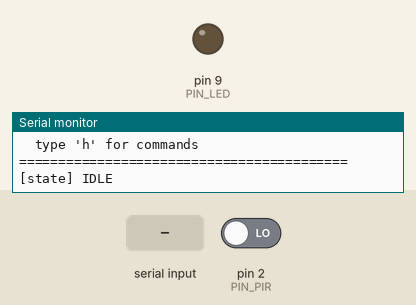
This sketch was run on a simulated Arduino Uno, built with avr-gcc and run on an emulated ATmega328P. Shown: output pins drawn as LEDs (lit = HIGH), the last lines printed to the serial monitor. Dashed ring = blinking. The test bench sets the inputs (shaded band); at power-on: pin 2 (PIN_PIR) LOW.

Above: at 1.4 s.
1.5 s: pin 2 (PIN_PIR) driven HIGH
At 3.38 s:
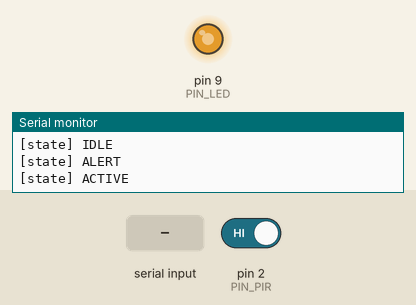
4.5 s: "1" received over Serial
7.5 s: "a" received over Serial
10.5 s: "h" received over Serial
13.5 s: "3" received over Serial
At 14.6 s:
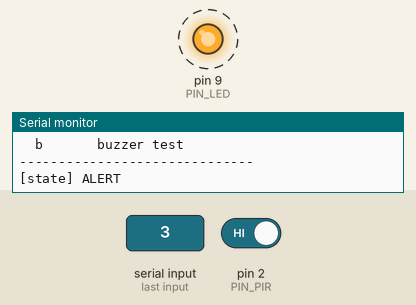
Timing chart, 0 to 17.5 s (numbered marks = the images above; inputs shaded):
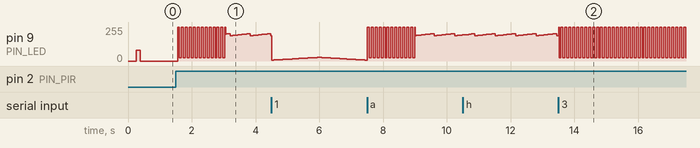

The sketch:

pet_sense.ino
```cpp
/* ============================================================================
 *  pet_sense — 桌宠感知中枢 v2
 *  ---------------------------------------------------------------------------
 *  从「红外亮灯」升级成一只桌宠的神经系统：
 *
 *    · 多传感器      红外人体(PIR) / 光敏电阻(可选) / 超声波(可选)
 *    · 四态状态机    睡觉 -> 发呆 -> 警觉 -> 陪伴，带完整转移条件
 *    · PWM 灯效      慢呼吸 / 心跳 / 快闪 / 稳定亮，四种情绪各有灯语
 *    · 非阻塞调度    全程 millis()，没有一个 delay()，随时能响应
 *    · 串口控制台    查状态、看剩余内存、锁状态、强制测试灯效
 *    · 运行统计      触发次数、陪伴时长、开机时长
 *
 *  板子: Arduino UNO / Nano (ATmega328P)
 *  日期: 2026-10-15
 *  ---------------------------------------------------------------------------
 *  【接线】
 *    红外传感器 OUT  -> D2        信号脚
 *    LED             -> D9        ★ 必须接 PWM 脚，D13 做不出呼吸灯
 *    光敏电阻分压    -> A0        USE_LDR=1 时
 *    超声波 TRIG     -> D7        USE_ULTRASONIC=1 时
 *    超声波 ECHO     -> D8
 *    蜂鸣器          -> D13       USE_BUZZER=1 时
 *
 *  【状态与情绪】
 *    SLEEP  = 打盹   没人、环境暗、超过 45 秒 -> 微光慢呼吸
 *    IDLE   = 发呆   有人但不怎么动           -> 双脉冲心跳
 *    ALERT  = 被惊动 刚检测到人的 1.5 秒内     -> 8Hz 快闪
 *    ACTIVE = 陪伴   持续有活动               -> 稳定亮 + 轻微游走
 *
 *  【串口控制台】9600 波特率，输入单字符命令：
 *    h / ?  帮助        s  状态快照       r  重置统计
 *    1..4   强制切到 SLEEP/IDLE/ALERT/ACTIVE 并锁定
 *    a      解除锁定，恢复自动    b  蜂鸣器测试
 * ==========================================================================*/

/* =========================== 功能开关（按手上的硬件裁剪）================= */
#define USE_PIR          1     // 红外人体感应
#define USE_LDR          0     // 光敏电阻（决定"环境暗才睡觉"）
#define USE_ULTRASONIC   0     // 超声波测距（注意：pulseIn 会短暂阻塞）
#define USE_BUZZER       0     // 蜂鸣器提示音
#define VERBOSE_LOG      0     // 每秒在串口打一行状态

/* =========================== 引脚 ===========


提前半年 ============================ */
const uint8_t PIN_PIR  = 2;
const uint8_t PIN_LED  = 9;      // PWM 脚：3/5/6/9/10/11
const uint8_t PIN_LDR  = A0;
const uint8_t PIN_TRIG = 7;
const uint8_t PIN_ECHO = 8;
const uint8_t PIN_BUZZ = 13;

/* =========================== 时序参数（毫秒）============================ */
const uint32_t T_DEBOUNCE      = 60;      // 传感器消抖窗口
const uint32_t T_ALERT_HOLD    = 1500;    // 警觉状态持续多久
const uint32_t T_ACTIVE_HOLD   = 6000;    // 人走了以后还"陪"多久
const uint32_t T_IDLE_TO_SLEEP = 45000;   // 发呆多久后睡着

/* =========================== 灯效亮度 =================================== */
const uint8_t BR_SLEEP_PEAK = 28;    // 睡觉：只留一点微光
const uint8_t BR_IDLE_PEAK  = 120;   // 发呆：心跳峰值
const uint8_t BR_ACTIVE     = 190;   // 陪伴：底亮度

/* =========================== 状态机 ===================================== */
enum PetState : uint8_t { ST_SLEEP = 0, ST_IDLE, ST_ALERT, ST_ACTIVE };

PetState state      = ST_IDLE;
uint32_t stateSince = 0;      // 进入当前状态的时刻
uint32_t lastMotion = 0;      // 最后一次检测到人的时刻
bool     holdState  = false;  // 串口锁定时暂停自动流转

uint32_t triggers   = 0;      // 累计被触发次数
uint32_t presenceMs = 0;      // 累计陪伴时长
uint32_t lastTick   = 0;      // 统计用的上一拍

/* =========================== 工具：剩余内存 ============================= */
#ifdef __AVR__
extern int __heap_start, *__brkval;
int freeRam() {
  int v;
  return (int)&v - (__brkval == 0 ? (int)&__heap_start : (int)__brkval);
}
#else
int freeRam() { return -1; }
#endif

/* =========================== 传感器 ===================================== */
#if USE_PIR
bool readPir() {
  static bool     lastRaw   = false;
  static bool     stable    = false;
  static uint32_t changedAt = 0;

  bool     raw = (digitalRead(PIN_PIR) == HIGH);
  uint32_t now = millis();

  if (raw != lastRaw) {          // 电平变了，重新计时
    lastRaw   = raw;
    changedAt = now;
  }
  if (now - changedAt >= T_DEBOUNCE) {   // 稳定够久才认
    stable = raw;
  }
  return stable;
}
#else
bool readPir() { return false; }
#endif

bool isDark() {
#if USE_LDR
  return analogRead(PIN_LDR) < 300;      // 数值越小越暗，按实际环境调
#else
  return true;                            // 没装光敏就当成"一直是暗的"
#endif
}

#if USE_ULTRASONIC
uint16_t readDistanceCm() {
  digitalWrite(PIN_TRIG, LOW);
  delayMicroseconds(2);
  digitalWrite(PIN_TRIG, HIGH);
  delayMicroseconds(10);
  digitalWrite(PIN_TRIG, LOW);
  uint32_t us = pulseIn(PIN_ECHO, HIGH, 25000UL);   // 25ms 超时，约 4 米
  if (us == 0) return 999;
  return (uint16_t)(us / 58UL);
}
#endif

/* =========================== 状态名 ===================================== */
const __FlashStringHelper* stateName(PetState s) {
  switch (s) {
    case ST_SLEEP:  return F("SLEEP");
    case ST_IDLE:   return F("IDLE");
    case ST_ALERT:  return F("ALERT");
    default:        return F("ACTIVE");
  }
}

/* =========================== 状态切换 =================================== */
void enterState(PetState s, uint32_t now) {
  if (s == state) return;
  state      = s;
  stateSince = now;

  Serial.print(F("[state] "));
  Serial.println(stateName(s));

#if USE_BUZZER
  switch (s) {
    case ST_ALERT:  tone(PIN_BUZZ, 1200, 80);  break;
    case ST_ACTIVE: tone(PIN_BUZZ,  880, 60);  break;
    case ST_SLEEP:  tone(PIN_BUZZ,  440, 200); break;
    default: break;
  }
#endif
}

/* =========================== 灯效（按状态算出亮度）====================== */
uint8_t computeBrightness(uint32_t now) {
  switch (state) {

    case ST_SLEEP: {                       // 4 秒一个周期的三角波呼吸
      uint32_t p   = now % 4000UL;
      uint32_t tri = (p < 2000UL) ? p : (4000UL - p);   // 0..2000
      return (uint8_t)((tri * BR_SLEEP_PEAK) / 2000UL);
    }

    case ST_IDLE: {                        // 2 秒一次"咚·咚"心跳
      uint32_t p = now % 2000UL;
      if (p < 120UL) return BR_IDLE_PEAK;
      if (p < 260UL) return 0;
      if (p < 380UL) return (uint8_t)(BR_IDLE_PEAK * 2 / 3);
      return 0;
    }

    case ST_ALERT:                         // 约 8Hz 快闪
      return ((now / 62UL) % 2UL) ? 255 : 24;

    case ST_ACTIVE:                        // 稳定亮，叠一点轻微游走
    default:
      return (uint8_t)(BR_ACTIVE + ((now / 40UL) % 16UL));
  }
}

/* =========================== 状态机推进 ================================= */
void updateStateMachine(uint32_t now) {
  bool motion = readPir();
  if (motion) lastMotion = now;

  // 陪伴时长统计：上一拍处于 ALERT/ACTIVE 就把这段时间记上
  if (state == ST_ALERT || state == ST_ACTIVE) {
    presenceMs += (now - lastTick);
  }
  lastTick = now;

  if (holdState) return;                   // 串口锁定期间不自动流转

  // 睡着或发呆时感应到人 -> 立刻警觉
  if (motion && (state == ST_SLEEP || state == ST_IDLE)) {
    triggers++;
    enterState(ST_ALERT, now);
    return;
  }

  switch (state) {
    case ST_ALERT:
      if (now - stateSince >= T_ALERT_HOLD) enterState(ST_ACTIVE, now);
      break;

    case ST_ACTIVE:
      if (now - lastMotion >= T_ACTIVE_HOLD) enterState(ST_IDLE, now);
      break;

    case ST_IDLE:
      if (isDark() && (now - lastMotion >= T_IDLE_TO_SLEEP)) {
        enterState(ST_SLEEP, now);
      }
      break;

    default: break;
  }
}

/* =========================== 串口控制台 ================================= */
void printHelp() {
  Serial.println(F("---------- commands ----------"));
  Serial.println(F("  h / ?   this help"));
  Serial.println(F("  s       status snapshot"));
  Serial.println(F("  r       reset statistics"));
  Serial.println(F("  1..4    force SLEEP / IDLE / ALERT / ACTIVE (locked)"));
  Serial.println(F("  a       unlock, resume auto"));
  Serial.println(F("  b       buzzer test"));
  Serial.println(F("------------------------------"));
}

void printStatus() {
  Serial.println(F("-------- pet_sense --------"));
  Serial.print(F("  state     : ")); Serial.println(stateName(state));
  Serial.print(F("  locked    : ")); Serial.println(holdState ? F("yes") : F("no"));
  Serial.print(F("  triggers  : ")); Serial.println(triggers);
  Serial.print(F("  presence  : ")); Serial.print(presenceMs / 1000UL); Serial.println(F(" s"));
  Serial.print(F("  uptime    : ")); Serial.print(millis() / 1000UL); Serial.println(F(" s"));
  Serial.print(F("  state age : ")); Serial.print((millis() - stateSince) / 1000UL); Serial.println(F(" s"));
  Serial.print(F("  free RAM  : ")); Serial.print(freeRam()); Serial.println(F(" bytes"));
#if USE_ULTRASONIC
  Serial.print(F("  distance  : ")); Serial.print(readDistanceCm()); Serial.println(F(" cm"));
#endif
  Serial.println(F("---------------------------"));
}

void handleConsole() {
  while (Serial.available() > 0) {
    char c = Serial.read();
    switch (c) {

      case 'h': case '?': printHelp();   break;
      case 's':           printStatus(); break;

      case 'r':
        triggers   = 0;
        presenceMs = 0;
        Serial.println(F("stats reset"));
        break;

      case '1': holdState = true; enterState(ST_SLEEP,  millis()); break;
      case '2': holdState = true; enterState(ST_IDLE,   millis()); break;
      case '3': holdState = true; enterState(ST_ALERT,  millis()); break;
      case '4': holdState = true; enterState(ST_ACTIVE, millis()); break;

      case 'a':
        holdState  = false;
        lastMotion = millis();       // 从"现在"重新计时，避免立刻睡着
        Serial.println(F("auto mode resumed"));
        break;

      case 'b':
#if USE_BUZZER
        tone(PIN_BUZZ, 880, 150);
#else
        Serial.println(F("buzzer disabled (USE_BUZZER=0)"));
#endif
        break;

      default: break;                // 回车、换行等一律忽略
    }
  }
}

/* =========================== 初始化 ===================================== */
void setup() {
  pinMode(PIN_PIR, INPUT);
  pinMode(PIN_LED, OUTPUT);
  analogWrite(PIN_LED, 0);

#if USE_ULTRASONIC
  pinMode(PIN_TRIG, OUTPUT);
  pinMode(PIN_ECHO, INPUT);
#endif
#if USE_BUZZER
  pinMode(PIN_BUZZ, OUTPUT);
#endif

  Serial.begin(9600);
  Serial.println();
  Serial.println(F("=========================================="));
  Serial.println(F("  pet_sense v2  |  desk-pet sense hub"));
  Serial.println(F("=========================================="));
  Serial.print(F("  PIR : D"));  Serial.print(PIN_PIR);
  Serial.print(F("   LED : D")); Serial.println(PIN_LED);
  Serial.print(F("  features:"));
#if USE_PIR
  Serial.print(F(" PIR"));
#endif
#if USE_LDR
  Serial.print(F(" LDR"));
#endif
#if USE_ULTRASONIC
  Serial.print(F(" US"));
#endif
#if USE_BUZZER
  Serial.print(F(" BUZZ"));
#endif
  Serial.println();
  Serial.print(F("  free RAM: ")); Serial.print(freeRam()); Serial.println(F(" bytes"));
  Serial.println(F("  type 'h' for commands"));
  Serial.println(F("=========================================="));

  uint32_t now = millis();
  stateSince = now;
  lastMotion = now;
  lastTick   = now;
  state      = ST_SLEEP;              // 让 enterState 能真正执行一次
  enterState(ST_IDLE, now);
}

/* =========================== 主循环 ===================================== */
void loop() {
  uint32_t now = millis();

  handleConsole();                    // 1. 先处理人的指令
  updateStateMachine(now);            // 2. 再推进状态
  analogWrite(PIN_LED, computeBrightness(now));   // 3. 输出灯语

#if VERBOSE_LOG
  static uint32_t lastLog = 0;
  if (now - lastLog >= 1000UL) {
    lastLog = now;
    Serial.print(F("t="));   Serial.print(now / 1000UL);
    Serial.print(F("s  "));  Serial.print(stateName(state));
    Serial.print(F("  trig=")); Serial.println(triggers);
  }
#endif
}
```

Measured:
- by itself, pin 9 (PIN_LED): alternates 255/255 for 0.06 s and 24/255 for 0.06 s
